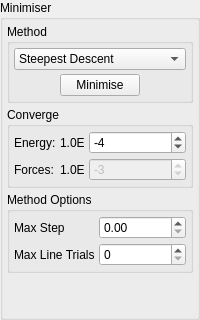
      <widget class="QWidget" name="MinimiserPage" >
       <layout class="QVBoxLayout" >
        <property name="margin" >
         <number>0</number>
        </property>
        <property name="spacing" >
         <number>4</number>
        </property>
        <item>
         <widget class="QGroupBox" name="MinimiserGroup" >
          <property name="title" >
           <string>Minimiser</string>
          </property>
          <layout class="QVBoxLayout" >
           <property name="margin" >
            <number>4</number>
           </property>
           <property name="spacing" >
            <number>4</number>
           </property>
           <item>
            <widget class="QGroupBox" name="groupBox" >
             <property name="sizePolicy" >
              <sizepolicy>
               <hsizetype>7</hsizetype>
               <vsizetype>1</vsizetype>
               <horstretch>0</horstretch>
               <verstretch>0</verstretch>
              </sizepolicy>
             </property>
             <property name="title" >
              <string>Method</string>
             </property>
             <layout class="QVBoxLayout" >
              <property name="margin" >
               <number>4</number>
              </property>
              <property name="spacing" >
               <number>4</number>
              </property>
              <item>
               <widget class="QComboBox" name="MinimiserMethodCombo" >
                <property name="sizePolicy" >
                 <sizepolicy>
                  <hsizetype>7</hsizetype>
                  <vsizetype>0</vsizetype>
                  <horstretch>0</horstretch>
                  <verstretch>0</verstretch>
                 </sizepolicy>
                </property>
                <item>
                 <property name="text" >
                  <string>Steepest Descent</string>
                 </property>
                </item>
                <item>
                 <property name="text" >
                  <string>Newton Raphson</string>
                 </property>
                </item>
                <item>
                 <property name="text" >
                  <string>Monte Carlo</string>
                 </property>
                </item>
                <item>
                 <property name="text" >
                  <string>Simplex</string>
                 </property>
                </item>
               </widget>
              </item>
              <item>
               <layout class="QHBoxLayout" >
                <property name="margin" >
                 <number>0</number>
                </property>
                <property name="spacing" >
                 <number>4</number>
                </property>
                <item>
                 <spacer>
                  <property name="orientation" >
                   <enum>Qt::Horizontal</enum>
                  </property>
                  <property name="sizeHint" >
                   <size>
                    <width>21</width>
                    <height>20</height>
                   </size>
                  </property>
                 </spacer>
                </item>
                <item>
                 <widget class="QPushButton" name="MinimiseButton" >
                  <property name="text" >
                   <string>Minimise</string>
                  </property>
                 </widget>
                </item>
                <item>
                 <spacer>
                  <property name="orientation" >
                   <enum>Qt::Horizontal</enum>
                  </property>
                  <property name="sizeHint" >
                   <size>
                    <width>21</width>
                    <height>20</height>
                   </size>
                  </property>
                 </spacer>
                </item>
               </layout>
              </item>
             </layout>
            </widget>
           </item>
           <item>
            <widget class="QGroupBox" name="ConvergenceGroup" >
             <property name="sizePolicy" >
              <sizepolicy>
               <hsizetype>7</hsizetype>
               <vsizetype>1</vsizetype>
               <horstretch>0</horstretch>
               <verstretch>0</verstretch>
              </sizepolicy>
             </property>
             <property name="title" >
              <string>Converge</string>
             </property>
             <layout class="QGridLayout" >
              <property name="margin" >
               <number>4</number>
              </property>
              <property name="spacing" >
               <number>4</number>
              </property>
              <item row="0" column="0" >
               <widget class="QLabel" name="label_9" >
                <property name="sizePolicy" >
                 <sizepolicy>
                  <hsizetype>1</hsizetype>
                  <vsizetype>5</vsizetype>
                  <horstretch>0</horstretch>
                  <verstretch>0</verstretch>
                 </sizepolicy>
                </property>
                <property name="text" >
                 <string>Energy:</string>
                </property>
               </widget>
              </item>
              <item row="1" column="0" >
               <widget class="QLabel" name="label_10" >
                <property name="sizePolicy" >
                 <sizepolicy>
                  <hsizetype>1</hsizetype>
                  <vsizetype>5</vsizetype>
                  <horstretch>0</horstretch>
                  <verstretch>0</verstretch>
                 </sizepolicy>
                </property>
                <property name="text" >
                 <string>Forces:</string>
                </property>
               </widget>
              </item>
              <item row="0" column="1" >
               <widget class="QLabel" name="label_26" >
                <property name="sizePolicy" >
                 <sizepolicy>
                  <hsizetype>1</hsizetype>
                  <vsizetype>5</vsizetype>
                  <horstretch>0</horstretch>
                  <verstretch>0</verstretch>
                 </sizepolicy>
                </property>
                <property name="text" >
                 <string>1.0E</string>
                </property>
               </widget>
              </item>
              <item row="0" column="2" >
               <widget class="QSpinBox" name="EnergyConvergeSpin" >
                <property name="sizePolicy" >
                 <sizepolicy>
                  <hsizetype>7</hsizetype>
                  <vsizetype>0</vsizetype>
                  <horstretch>0</horstretch>
                  <verstretch>0</verstretch>
                 </sizepolicy>
                </property>
                <property name="maximum" >
                 <number>1</number>
                </property>
                <property name="minimum" >
                 <number>-10</number>
                </property>
                <property name="value" >
                 <number>-4</number>
                </property>
               </widget>
              </item>
              <item row="1" column="2" >
               <widget class="QSpinBox" name="ForcesConvergeSpin" >
                <property name="enabled" >
                 <bool>false</bool>
                </property>
                <property name="sizePolicy" >
                 <sizepolicy>
                  <hsizetype>7</hsizetype>
                  <vsizetype>0</vsizetype>
                  <horstretch>0</horstretch>
                  <verstretch>0</verstretch>
                 </sizepolicy>
                </property>
                <property name="maximum" >
                 <number>1</number>
                </property>
                <property name="minimum" >
                 <number>-10</number>
                </property>
                <property name="value" >
                 <number>-3</number>
                </property>
               </widget>
              </item>
              <item row="1" column="1" >
               <widget class="QLabel" name="label_45" >
                <property name="sizePolicy" >
                 <sizepolicy>
                  <hsizetype>1</hsizetype>
                  <vsizetype>5</vsizetype>
                  <horstretch>0</horstretch>
                  <verstretch>0</verstretch>
                 </sizepolicy>
                </property>
                <property name="text" >
                 <string>1.0E</string>
                </property>
               </widget>
              </item>
             </layout>
            </widget>
           </item>
           <item>
            <widget class="QGroupBox" name="MethodOptionsGroup" >
             <property name="sizePolicy" >
              <sizepolicy>
               <hsizetype>7</hsizetype>
               <vsizetype>1</vsizetype>
               <horstretch>0</horstretch>
               <verstretch>0</verstretch>
              </sizepolicy>
             </property>
             <property name="title" >
              <string>Method Options</string>
             </property>
             <layout class="QVBoxLayout" >
              <property name="margin" >
               <number>4</number>
              </property>
              <property name="spacing" >
               <number>4</number>
              </property>
              <item>
               <widget class="QStackedWidget" name="MethodOptionsStack" >
                <property name="sizePolicy" >
                 <sizepolicy>
                  <hsizetype>7</hsizetype>
                  <vsizetype>1</vsizetype>
                  <horstretch>0</horstretch>
                  <verstretch>0</verstretch>
                 </sizepolicy>
                </property>
                <property name="currentIndex" >
                 <number>0</number>
                </property>
                <widget class="QWidget" name="MethodSDOptionsPage" >
                 <layout class="QGridLayout" >
                  <property name="margin" >
                   <number>0</number>
                  </property>
                  <property name="spacing" >
                   <number>4</number>
                  </property>
                  <item row="0" column="0" >
                   <widget class="QLabel" name="label_20" >
                    <property name="sizePolicy" >
                     <sizepolicy>
                      <hsizetype>1</hsizetype>
                      <vsizetype>5</vsizetype>
                      <horstretch>0</horstretch>
                      <verstretch>0</verstretch>
                     </sizepolicy>
                    </property>
                    <property name="text" >
                     <string>Max Step</string>
                    </property>
                   </widget>
                  </item>
                  <item row="1" column="0" >
                   <widget class="QLabel" name="label_21" >
                    <property name="sizePolicy" >
                     <sizepolicy>
                      <hsizetype>1</hsizetype>
                      <vsizetype>5</vsizetype>
                      <horstretch>0</horstretch>
                      <verstretch>0</verstretch>
                     </sizepolicy>
                    </property>
                    <property name="text" >
                     <string>Max Line Trials</string>
                    </property>
                   </widget>
                  </item>
                  <item row="1" column="1" >
                   <widget class="QSpinBox" name="SDMaxLineTrialsSpin" >
                    <property name="sizePolicy" >
                     <sizepolicy>
                      <hsizetype>7</hsizetype>
                      <vsizetype>0</vsizetype>
                      <horstretch>0</horstretch>
                      <verstretch>0</verstretch>
                     </sizepolicy>
                    </property>
                   </widget>
                  </item>
                  <item row="0" column="1" >
                   <widget class="QDoubleSpinBox" name="SDMaxStepSpin" >
                    <property name="sizePolicy" >
                     <sizepolicy>
                      <hsizetype>7</hsizetype>
                      <vsizetype>0</vsizetype>
                      <horstretch>0</horstretch>
                      <verstretch>0</verstretch>
                     </sizepolicy>
                    </property>
                    <property name="singleStep" >
                     <double>0.100000000000000</double>
                    </property>
                    <property name="value" >
                     <double>0.000000000000000</double>
                    </property>
                   </widget>
                  </item>
                 </layout>
                </widget>
                <widget class="QWidget" name="MethodNROptionsPage" />
                <widget class="QWidget" name="MethodMCOptionsPage" />
                <widget class="QWidget" name="MethodSimplexOptionsPage" />
               </widget>
              </item>
             </layout>
            </widget>
           </item>
           <item>
            <spacer>
             <property name="orientation" >
              <enum>Qt::Vertical</enum>
             </property>
             <property name="sizeHint" >
              <size>
               <width>20</width>
               <height>40</height>
              </size>
             </property>
            </spacer>
           </item>
          </layout>
         </widget>
        </item>
       </layout>
      </widget>
